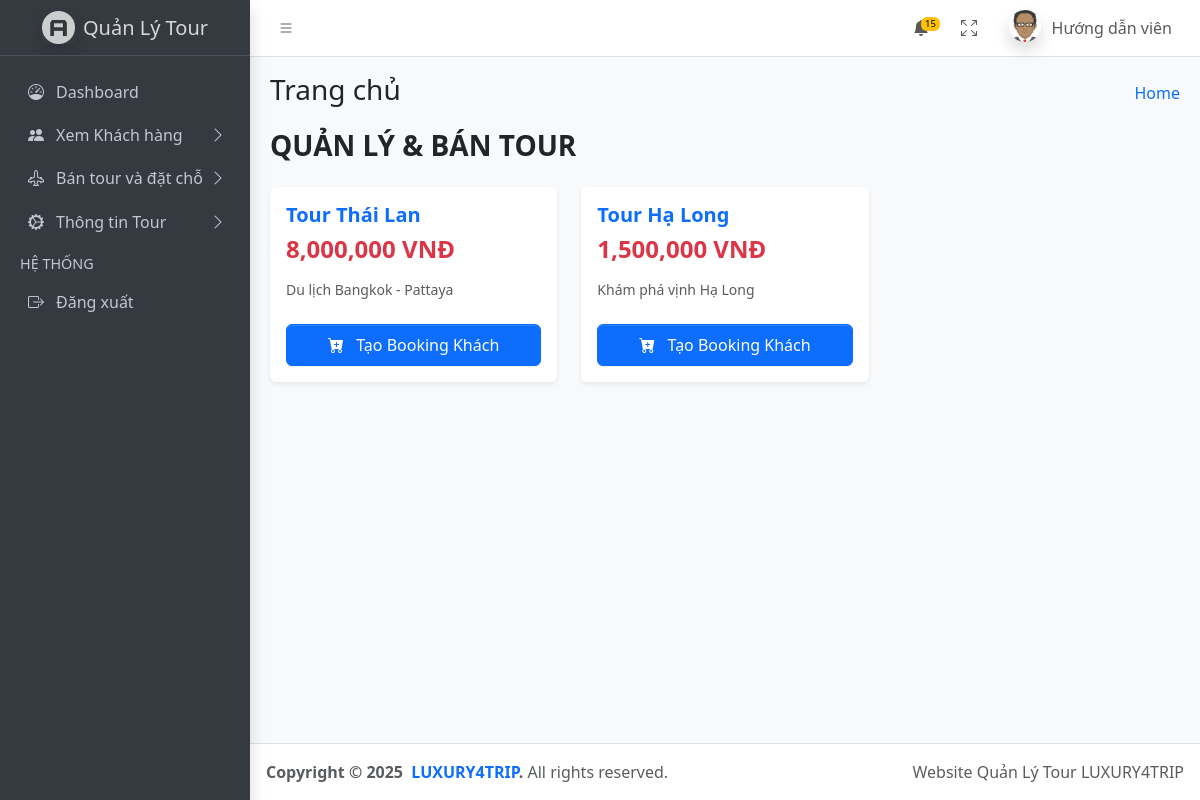
The page /?act=tours (signed in) on the database its author committed.
### tables this page shows
CREATE TABLE `tours` (
  `id` bigint(20) NOT NULL,
  `name` varchar(255) NOT NULL,
  `description` text DEFAULT NULL,
  `category_id` bigint(20) DEFAULT NULL,
  `schedule` longtext DEFAULT NULL CHECK (json_valid(`schedule`)),
  `images` longtext DEFAULT NULL CHECK (json_valid(`images`)),
  `prices` longtext DEFAULT NULL CHECK (json_valid(`prices`)),
  `policies` longtext DEFAULT NULL CHECK (json_valid(`policies`)),
  `suppliers` longtext DEFAULT NULL CHECK (json_valid(`suppliers`)),
  `price` decimal(15,2) DEFAULT NULL,
  `status` tinyint(4) NOT NULL,
  `created_at` timestamp NOT NULL DEFAULT current_timestamp(),
  `updated_at` timestamp NOT NULL DEFAULT current_timestamp() ON UPDATE current_timestamp()
);

### src/controllers/TourController.php (called while the page is built, shortened)
<?php
require_once __DIR__ . '/../models/Tour.php';
class TourController {
    public function index() {
        $tourModel = new Tour();
        $tours = $tourModel->getAll();
        view('tours.index', ['tours' => $tours, 'title' => 'Quản lý & Bán Tour']);
    }
}

### src/models/Tour.php (called while the page is built, shortened)
<?php
class Tour {
    public function getAll() {
        $db = getDB();
        $stmt = $db->prepare("SELECT * FROM tours ORDER BY id DESC");
        $stmt->execute();
        return $stmt->fetchAll();
    }
    }

### views/tours/index.php (the view, shortened to what this page needs)
<div class="row mb-4 align-items-center">
    <div class="col-6">
        <h3 class="mb-0 fw-bold text-uppercase">Quản lý & Bán Tour</h3>
    </div>
</div>
<div class="row">
    <?php foreach ($tours as $tour): ?>
    <div class="col-md-4 mb-4">
        <div class="card h-100 shadow-sm border-0">
            <div class="card-body">
                <div class="d-flex justify-content-between align-items-start mb-2">
                    <h5 class="fw-bold text-primary mb-0 text-truncate" style="max-width: 80%;" title="<?= htmlspecialchars($tour['name']) ?>">
                        <?= htmlspecialchars($tour['name']) ?>
                    </h5>
                </div>
                <h4 class="text-danger fw-bold mb-3"><?= number_format($tour['price']) ?> VNĐ</h4>
                <p class="text-muted small mb-4">
                    <?= mb_strimwidth(strip_tags($tour['description']), 0, 100, "...") ?>
                </p>
                <a href="<?= BASE_URL ?>tours/detail?id=<?= $tour['id'] ?>" class="btn btn-primary w-100 py-2">
                    <i class="bi bi-cart-plus-fill me-2"></i> Tạo Booking Khách
                </a>
            </div>
        </div>
    </div>
    <?php endforeach; ?>
</div>

### rows shown on the page
tours: name "Tour Thái Lan", price "8,000,000", description "Du lịch Bangkok - Pattaya"
tours: name "Tour Hạ Long", price "1,500,000", description "Khám phá vịnh Hạ Long"

### other values the page prints
$currentUser->name "Hướng dẫn viên"
$pageTitle "Trang chủ"
